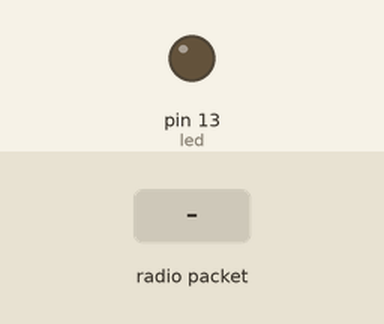
Simulated run of this sketch. Board: Arduino Uno, built with avr-gcc and run on an emulated ATmega328P. Shown: output pins drawn as LEDs (lit = HIGH). The test bench sets the inputs (shaded band). No radio packets arrive unless stated; what the sketch prints to the serial monitor is not drawn.

Above: at 1.2 s.
1.3 s: radio packet "1" arrives
Timing chart, 0 to 4.3 s (numbered marks = the images above; inputs shaded):
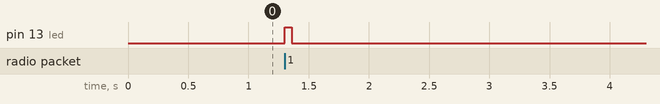

Measured:
- after the input at 1.3 s, pin 13 (led): LOW → HIGH at once, → LOW 0.06 s later

The sketch:

arduinoLoraServer.ino
```cpp
#include <SPI.h>
#include <RH_RF95.h>

RH_RF95 rf95;

int led = 13; //Se usará este led para indicar que llegó un mensaje

void setup()
{

  pinMode(led, OUTPUT);
  Serial.begin(9600);
  while (!Serial) ;
  if (!rf95.init())
    Serial.println("Fallo de inicialización");
  //Los valores usados tras inicializar el dispositivo es frecuencia de 868MHz y 13dBm con un ancho de banda de 125kHz
}

void loop()
{
  if (rf95.available())
  {
    // Se espera que ya se tenga un mensaje en el buffer
    uint8_t buf[RH_RF95_MAX_MESSAGE_LEN];
    uint8_t len = sizeof(buf);
    if (rf95.recv(buf, &len))
    {
      digitalWrite(led, HIGH);
      Serial.print("Llegó un mensaje: ");
      Serial.println((char*)buf);

      // Envio de respuesta
      uint8_t data[] = "Mandando mensaje desde el servidor";
      rf95.send(data, sizeof(data));
      rf95.waitPacketSent();
      Serial.println("Envío de respuesta");
       digitalWrite(led, LOW);
    }
    else
    {
      Serial.println("No se recibe nada");
    }
  }
}
```
